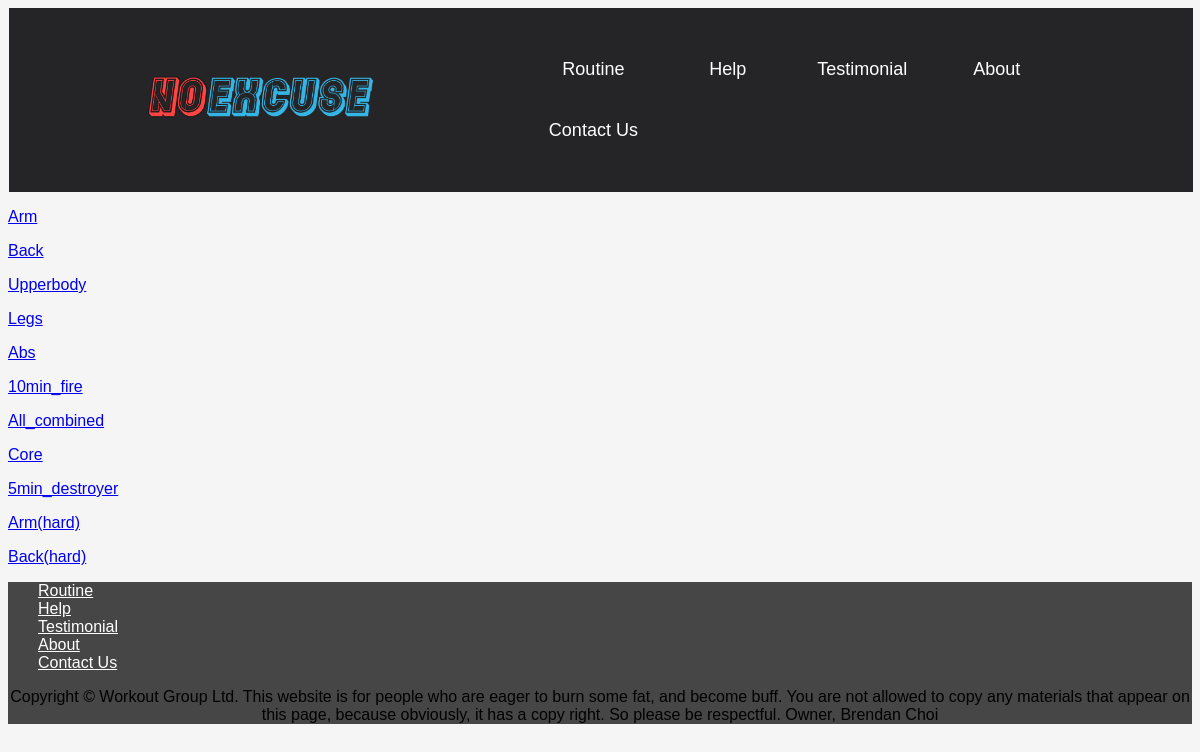
The app's page /routine/ with its own data.
### tables this page shows
CREATE TABLE Routine (id INTEGER PRIMARY KEY AUTOINCREMENT, name TEXT, decscription TEXT);

### app.py (the view)
@app.route('/routine/')
def all_routines():
    conn = sqlite3.connect('database.db')
    cur = conn.cursor()
    cur.execute('SELECT * FROM Routine;')
    routines = cur.fetchall()
    return render_template('routine.html', routines=routines)

### templates/routine.html
{% extends 'layout.html' %}
{% block content %}
    {% for routine in routines %}
        <p>
            <a href="/exercisenow/{{routine[0]}}">{{ routine[1] }}</a>
        </p>
    {% endfor %}
{% endblock %}

### static/css/style.css (style rules this page uses)
html { box-sizing: border-box; margin: 0; padding: 0; background-color: whitesmoke; font-family: Verdana, Tahoma, sans-serif; }

### records on screen
Routine: name "Arm"
Routine: name "Back"
Routine: name "Upperbody"
Routine: name "Legs"
Routine: name "Abs"
Routine: name "10min_fire"
Routine: name "All_combined"
Routine: name "Core"
Routine: name "5min_destroyer"
Routine: name "Arm(hard)"
Routine: name "Back(hard)"
